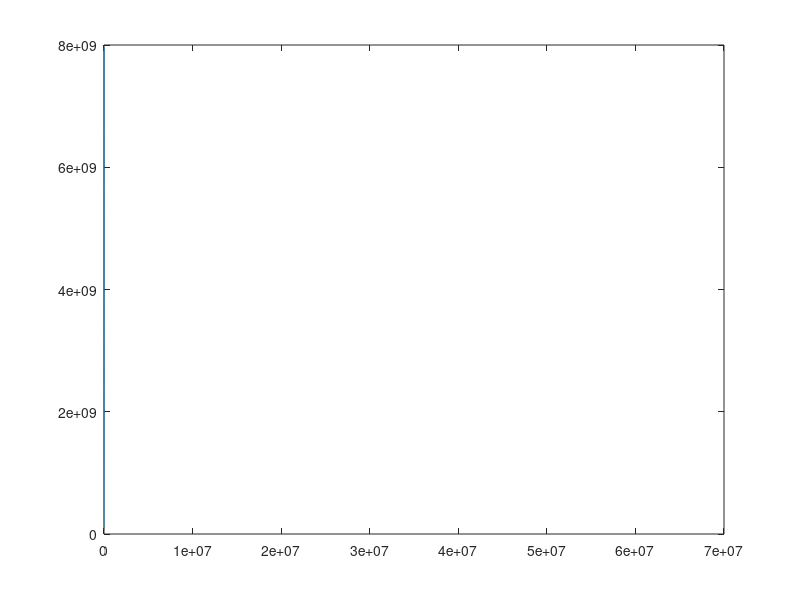

Write MATLAB code to recreate this figure.
clc;
close all;
clear all;

%% Miller effect

f = 10:1:10E6;
s = 2*pi*f;

C = 2E-12;

Z = 1./(s.*C);

plot(s,Z);